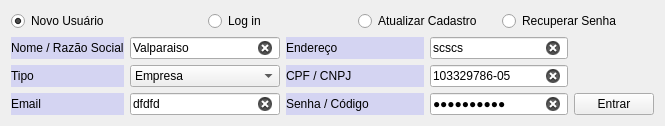
          <widget class="QWidget" name="page">
           <property name="geometry">
            <rect>
             <x>0</x>
             <y>0</y>
             <width>665</width>
             <height>116</height>
            </rect>
           </property>
           <attribute name="label">
            <string>Dados Pessoais</string>
           </attribute>
           <layout class="QGridLayout" name="gridLayout_3">
            <item row="4" column="7">
             <widget class="QPushButton" name="pushButton_4">
              <property name="text">
               <string>Entrar</string>
              </property>
             </widget>
            </item>
            <item row="4" column="1" colspan="2">
             <widget class="QLineEdit" name="lineEdit_1">
              <property name="sizePolicy">
               <sizepolicy hsizetype="Minimum" vsizetype="Fixed">
                <horstretch>0</horstretch>
                <verstretch>0</verstretch>
               </sizepolicy>
              </property>
              <property name="minimumSize">
               <size>
                <width>150</width>
                <height>0</height>
               </size>
              </property>
              <property name="text">
               <string>dfdfd</string>
              </property>
              <property name="clearButtonEnabled">
               <bool>true</bool>
              </property>
             </widget>
            </item>
            <item row="2" column="0">
             <widget class="QLabel" name="label">
              <property name="styleSheet">
               <string notr="true">background-color: rgba(100, 100, 255, 50);
</string>
              </property>
              <property name="text">
               <string>Nome / Razão Social</string>
              </property>
             </widget>
            </item>
            <item row="4" column="3" colspan="2">
             <widget class="QLabel" name="label_50">
              <property name="styleSheet">
               <string notr="true">background-color: rgba(100, 100, 255, 50);
</string>
              </property>
              <property name="text">
               <string>Senha / Código</string>
              </property>
             </widget>
            </item>
            <item row="0" column="4" colspan="2">
             <widget class="QRadioButton" name="radioButton_6">
              <property name="text">
               <string>Atualizar Cadastro</string>
              </property>
              <property name="checked">
               <bool>false</bool>
              </property>
             </widget>
            </item>
            <item row="3" column="0">
             <widget class="QLabel" name="label_3">
              <property name="styleSheet">
               <string notr="true">background-color: rgba(100, 100, 255, 50);
</string>
              </property>
              <property name="text">
               <string>Tipo</string>
              </property>
             </widget>
            </item>
            <item row="3" column="5" colspan="2">
             <widget class="QLineEdit" name="lineEdit_9">
              <property name="text">
               <string>103329786-05</string>
              </property>
              <property name="maxLength">
               <number>999999999</number>
              </property>
              <property name="clearButtonEnabled">
               <bool>true</bool>
              </property>
             </widget>
            </item>
            <item row="3" column="1" colspan="2">
             <widget class="QComboBox" name="comboBox_9">
              <property name="currentIndex">
               <number>0</number>
              </property>
              <item>
               <property name="text">
                <string>Empresa</string>
               </property>
              </item>
              <item>
               <property name="text">
                <string>Profissional</string>
               </property>
              </item>
             </widget>
            </item>
            <item row="3" column="3" colspan="2">
             <widget class="QLabel" name="label_10">
              <property name="styleSheet">
               <string notr="true">background-color: rgba(100, 100, 255, 50);
</string>
              </property>
              <property name="text">
               <string>CPF / CNPJ</string>
              </property>
             </widget>
            </item>
            <item row="0" column="6" colspan="2">
             <widget class="QRadioButton" name="radioButton_7">
              <property name="text">
               <string>Recuperar Senha</string>
              </property>
             </widget>
            </item>
            <item row="4" column="5" colspan="2">
             <widget class="QLineEdit" name="lineEdit_3">
              <property name="sizePolicy">
               <sizepolicy hsizetype="Preferred" vsizetype="Fixed">
                <horstretch>0</horstretch>
                <verstretch>0</verstretch>
               </sizepolicy>
              </property>
              <property name="minimumSize">
               <size>
                <width>105</width>
                <height>0</height>
               </size>
              </property>
              <property name="text">
               <string>Valparaiso</string>
              </property>
              <property name="echoMode">
               <enum>QLineEdit::Password</enum>
              </property>
              <property name="clearButtonEnabled">
               <bool>true</bool>
              </property>
             </widget>
            </item>
            <item row="2" column="1" colspan="2">
             <widget class="QLineEdit" name="lineEdit">
              <property name="sizePolicy">
               <sizepolicy hsizetype="Preferred" vsizetype="Fixed">
                <horstretch>0</horstretch>
                <verstretch>0</verstretch>
               </sizepolicy>
              </property>
              <property name="minimumSize">
               <size>
                <width>105</width>
                <height>0</height>
               </size>
              </property>
              <property name="text">
               <string>Valparaiso</string>
              </property>
              <property name="clearButtonEnabled">
               <bool>true</bool>
              </property>
             </widget>
            </item>
            <item row="2" column="3" colspan="2">
             <widget class="QLabel" name="label_9">
              <property name="styleSheet">
               <string notr="true">background-color: rgba(100, 100, 255, 50);
</string>
              </property>
              <property name="text">
               <string>Endereço</string>
              </property>
             </widget>
            </item>
            <item row="4" column="0">
             <widget class="QLabel" name="label_65">
              <property name="styleSheet">
               <string notr="true">background-color: rgba(100, 100, 255, 50);
</string>
              </property>
              <property name="text">
               <string>Email   </string>
              </property>
             </widget>
            </item>
            <item row="2" column="5" colspan="2">
             <widget class="QLineEdit" name="lineEdit_4">
              <property name="text">
               <string>scscs</string>
              </property>
              <property name="clearButtonEnabled">
               <bool>true</bool>
              </property>
             </widget>
            </item>
            <item row="0" column="2">
             <widget class="QRadioButton" name="radioButton_5">
              <property name="text">
               <string>Log in</string>
              </property>
             </widget>
            </item>
            <item row="0" column="0">
             <widget class="QRadioButton" name="radioButton_4">
              <property name="text">
               <string>Novo Usuário</string>
              </property>
              <property name="checked">
               <bool>true</bool>
              </property>
             </widget>
            </item>
           </layout>
          </widget>
